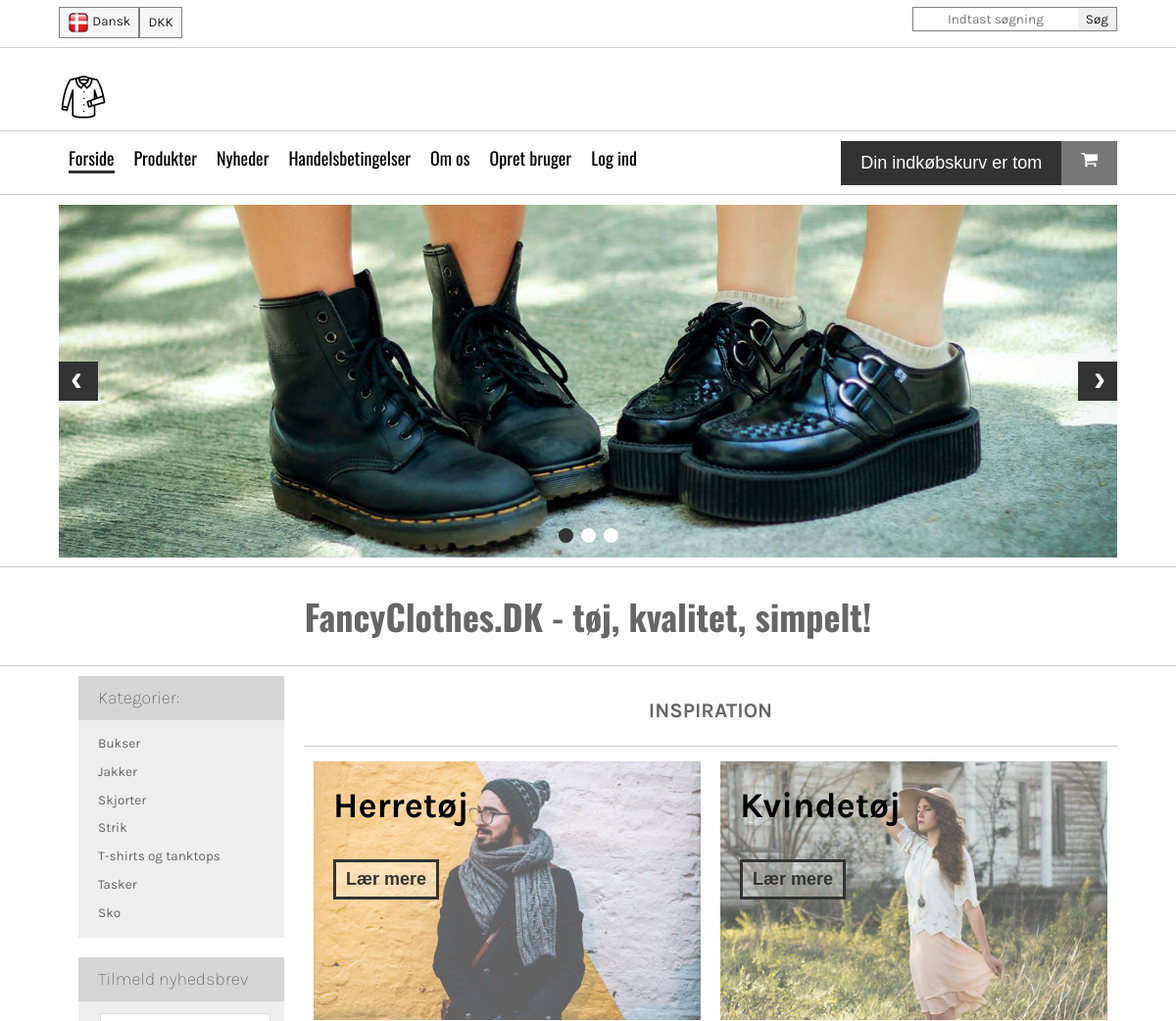
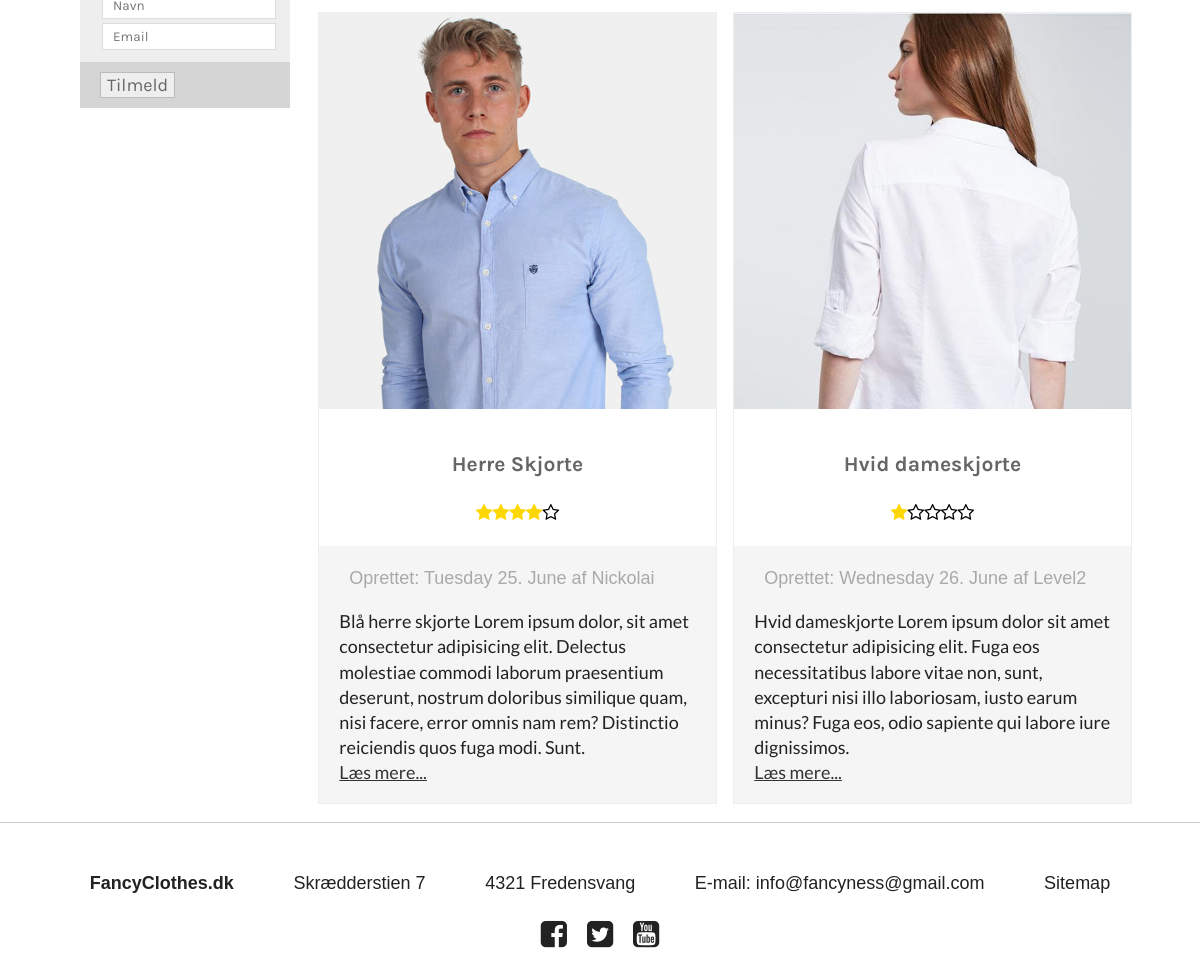
Page /index.php?category=Skjorter on the committed database (2 pictures, top to bottom).
### tables this page shows
CREATE TABLE `products` (
  `productId` int(5) NOT NULL,
  `heading` varchar(100) NOT NULL,
  `imgSrc` varchar(100) NOT NULL,
  `imgAlt` varchar(200) NOT NULL,
  `timestamp` int(10) NOT NULL,
  `content` varchar(5000) NOT NULL,
  `userId` int(5) NOT NULL,
  `stars` int(1) NOT NULL,
  `categoryId` int(5) NOT NULL,
  `price` double(10,2) NOT NULL
);

CREATE TABLE `users` (
  `userId` int(5) NOT NULL,
  `username` varchar(50) NOT NULL,
  `password` varchar(50) NOT NULL,
  `accessLevel` int(1) NOT NULL,
  `email` varchar(100) NOT NULL
);

### assets/getProducts.php (the view, shortened to what this page needs)
<?php
    require "connect.php";
    if(isset($_GET["category"])){
        $statement = $dbh->prepare("SELECT * FROM `products` JOIN users ON products.userId = users.userId JOIN categories ON products.categoryId = categories.categoryId WHERE categories.name = ?");
        $statement->bindParam(1, $_GET["category"]);
    } else{
        $statement = $dbh->prepare("SELECT * FROM `products` JOIN users ON products.userId = users.userId JOIN categories ON products.categoryId = categories.categoryId");
    }
    $statement->execute();
    while ($row = $statement->fetch()) {
        ?>
        <article>
            <img src="img/<?php echo $row["imgSrc"] ?>" alt="<?php echo $row["imgAlt"] ?>">
            <div class="info">
                <h3><?php echo $row["heading"] ?></h3>
                <div class="stars">
                <?php
                    for ($i=0; $i < 5 ; $i++) {
                        echo $row["stars"] > $i ? "<i class='fa fa-star' aria-hidden='true'></i>" : "<i class='fa fa-star-o' aria-hidden='true'></i>";
                    }
                ?>
                </div>
            </div>
            <div class="description">
                <div class="published">
                    <?php
                        echo "Oprettet: " . strftime("%A %e. %B", $row["timestamp"]) . " af ". $row["username"]
                    ?>
                </div>
                <p><?php echo $row["content"] ?>
                    <a href="#">Læs mere...</a></p>
            </div>
        </article>
    <?php
    }
?>

### css/main.css (style rules this page uses)
html { color: #222; font-size: 1em; line-height: 1.4; }
audio, canvas, iframe, img, svg, video { vertical-align: middle; }

### css/styles.css (style rules this page uses)
:root { font-size: 18px; }
main .products h3 { text-align: center; }
main .products .frontProducts article { -webkit-box-flex: 1; -ms-flex: 1 1 31%; flex: 1 1 31%; margin: 1%; -webkit-box-sizing: border-box; box-sizing: border-box; border: 1px solid #eee; display: -webkit-box; display: -ms-flexbox; display: flex; -webkit-box-orient: vertical; -webkit-box-direction: normal; -ms-flex-direction: column; flex-direction: column; position: relative; }
main .products .frontProducts article img { width: 100%; }
main .products .frontProducts article .info { text-align: center; padding: 20px; }
main .products .frontProducts article .info .stars .fa-star { color: gold; }
main .products .frontProducts article .info .stars .fa-star-o { color: black; }
main .products .frontProducts article .description { background: #f5f5f5; padding: 20px 20px 0 20px; }
main .products .frontProducts article .description .published { color: darkgray; margin: 0 10px; }
main .products .frontProducts article .description p { font-family: "Lato", sans-serif; }
main .products .frontProducts article .description p a { color: #333; display: block; }
h1, h2, h3, h4, h5, h6 { font-family: "Karla", sans-serif; color: #666; }
@media screen and (max-width: 1200px) { main .products .frontProducts article { -webkit-box-flex: 1; -ms-flex: 1 1 48%; flex: 1 1 48%; } }

### rows in the picture
products: imgSrc (picture), heading "Herre Skjorte", stars 4 (drawn), timestamp "Tuesday 25. June", userId.username "Nickolai", content "Blå herre skjorte Lorem ipsum dolor, sit amet consectetur adipisicing elit. Delectus molestiae commodi laborum praesentium deserunt, nostrum doloribus similique quam, nisi facere, error omnis nam rem? Distinctio reiciendis quos fuga modi. Sunt."
products: imgSrc (picture), heading "Hvid dameskjorte", stars 1 (drawn), timestamp "Wednesday 26. June", userId.username "Level2", content "Hvid dameskjorte Lorem ipsum dolor sit amet consectetur adipisicing elit. Fuga eos necessitatibus labore vitae non, sunt, excepturi nisi illo laboriosam, iusto earum minus? Fuga eos, odio sapiente qui labore iure dignissimos."

### other values in the picture
$category "Bukser"
$category "Jakker"
$category "Skjorter"
$category "Strik"
$category "T-shirts og tanktops"
$category "Tasker"
$category "Sko"
